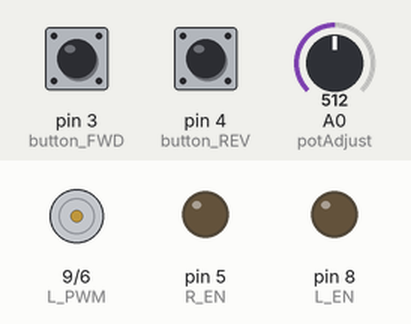
This program was run on a simulated Arduino Nano, built with avr-gcc and run on an emulated ATmega328P. Parts: motor-driver pin pairs drawn as motors (green arrow = first pin HIGH = forward, orange = second pin HIGH = backward, longer = more drive), output pins drawn as LEDs (lit = HIGH). The inputs (shaded band) are chosen by the test bench; at power-on: pin 3 (button_FWD) HIGH, pin 4 (button_REV) HIGH, A0 (potAdjust) = 512.

Above: at 1.2 s.
1.3 s: pin 3 (button_FWD) pulled LOW for 1 s
At 1.51 s:
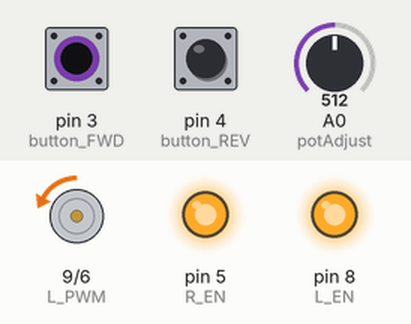
4.3 s: pin 4 (button_REV) pulled LOW for 1 s
At 6.1 s:
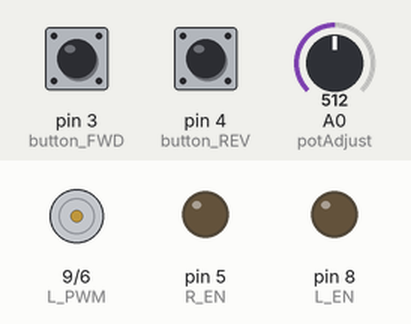
7.3 s: pin 3 (button_FWD) pulled LOW for 3.2 s
At 8.48 s:
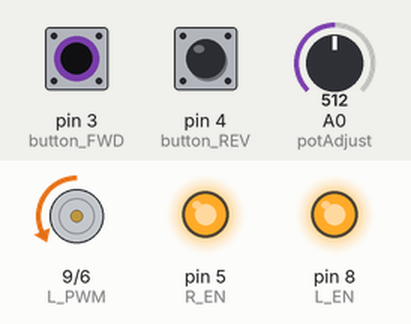
12.0 s: pin 4 (button_REV) pulled LOW for 3.2 s
At 16.5 s:
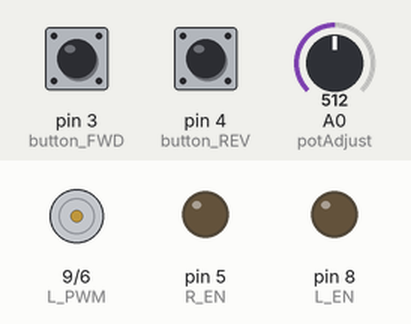
Timing chart, 0 to 17.7 s (numbered marks = the images above; inputs shaded):
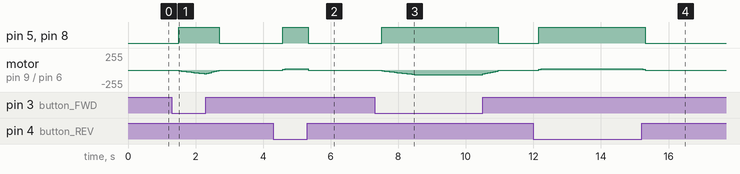

The program:

main.cpp
```cpp
#include <Arduino.h>

/*
2020.08.21
DesignCell

Completed:
Forward & Reverse
Hardcoded Ramp interval
No PID without feedback
Hardcoded reverse reduction factor
Adjustable speed setpoint
Hardcoded upper limit

Open:
Idle sleep to reduce power draw
Convert limits to RPM or FPS vs 0-254.

/**/

// BTS7960
uint8_t R_EN = 5;   // R_EN : OUTPUT, Forward Drive Enable, Active High, Low Disable
uint8_t R_PWM = 6;  // RPWM : OUTPUT, Forward PWM, Active High
uint8_t R_IS = 7;   // R_IS : INPUT, Forward Drive Side Current Alarm,

uint8_t L_EN = 8;   // L_EN : OUTPUT, Reverse Drive Enable, Active High, Low Disable
uint8_t L_PWM = 9;  // LPWM : OUTPUT, Reverse PWM, Active High
uint8_t L_IS = 10;  // L_IS : INPUT, Reverse Drive Side Current Alarm.

                    // Vcc  : INPUT, +5VDC Power Supply to Microcontroller
                    // Gnd  : INPUT, Gound Power Supply to Microcontroller

// Drive Direction
uint8_t button_FWD = 3; //Drive Forward button
uint8_t button_REV = 4; //Drive Reverse button
uint8_t Drive = 0;      // Set drive flag 0=Stopped, 1=FWD, 2=REV

// Speed Adjustment
uint8_t potAdjust = A0; //Poteniometer Speed Adjustment, Analong In
uint8_t Adj_Spd;       //Analog read to trapped scaled Speed
double rev_factor = 3.0; // Reverse Speed Reduction Factor
uint8_t Adj_Spd_limit = 152; //Upper scalling limit from ADC to Adj_Spd
uint8_t Adj_Spd_bottom = 10; // Lower drive floor limit
uint32_t previousMillis = 0; //Analog read timeer
const uint16_t interval = 75; //Analog read interval
double ramp = 8.5; //Ramp interval
double ramp_output = 0; // Output speed to PWMs

// Diagnostic Run Serial Print
// Note: Serial Print may affect loop time derived ramp.
const bool diag = false;

void setup() {

    pinMode(R_EN ,OUTPUT);  // R_EN : Forward Drive Enable, Active High, Low Disable
    pinMode(R_PWM,OUTPUT);  // RPWM : Forward PWM, Active High
    pinMode(R_IS ,INPUT);   // R_IS : Forward Drive Side Current Alarm

    pinMode(L_EN ,OUTPUT);  // L_EN : Reverse Drive Enable, Active High, Low Disable
    pinMode(L_PWM,OUTPUT);  // LPWM : Reverse PWM, Active High
    pinMode(L_IS ,INPUT);   // L_IS : Reverse Drive Side Current Alarm

    pinMode(button_FWD,INPUT_PULLUP);
    pinMode(button_REV,INPUT_PULLUP);

    //Disable Motors
    analogWrite(R_PWM,0);
    analogWrite(L_PWM,0);
    digitalWrite(R_EN,LOW);
    digitalWrite(L_EN,LOW);

    pinMode(potAdjust, INPUT);
    pinMode(A1,INPUT);

    if (diag == true) Serial.begin(250000);

}

void SerialPrint()
{
    Serial.print(Adj_Spd);
    Serial.print("\t");
    Serial.print(Drive);
    Serial.print("\t");
    Serial.print(ramp);
    Serial.print("\t");
    Serial.println(ramp_output);
}

void loop() {

    // Analog Read BWD Interval
    uint32_t currentMillis = millis();
    if (currentMillis - previousMillis >= interval) {
    previousMillis = currentMillis;
        Adj_Spd = map(analogRead(potAdjust), 0,1023,0,Adj_Spd_limit); //Speed 0-254 trapped by limit

    // Drive Buttons
    Drive = 0; //Set flag to stop
    if (digitalRead(button_REV) == LOW && digitalRead(button_FWD) == HIGH) {
        Drive = 2; // REV If only Rev is being pressed
        if (ramp_output > -Adj_Spd/rev_factor) ramp_output -= ramp / 2.0;
        if (ramp_output < -Adj_Spd/rev_factor) ramp_output += ramp;
    }
    else if (digitalRead(button_FWD) == LOW && digitalRead(button_REV) == HIGH) {
        Drive = 1; // FWD takes prioity while only FWD is being pressed
        if (ramp_output < Adj_Spd) ramp_output += ramp / 2.0;
        if (ramp_output > Adj_Spd) ramp_output -= ramp;

    }
    else {
        if (ramp_output > 0) ramp_output -= ramp;
        if (ramp_output < 0) ramp_output += ramp;
    }

    } // Ramp captured within interval to control duration

    // If output greater than bottom speed = Forward
    if (ramp_output > Adj_Spd_bottom ) {
        digitalWrite(R_EN,HIGH);
        analogWrite(R_PWM,ramp_output); //FWD PWM
        digitalWrite(L_EN,HIGH);
        analogWrite(L_PWM,0);   // Set Rev PWM to 0
    }
    // Not greater, but less than negative bottom speed = Reverse
    else if (ramp_output < -Adj_Spd_bottom) {
        digitalWrite(R_EN,HIGH);
        analogWrite(R_PWM,0);   //Set FWD PWM to 0
        digitalWrite(L_EN,HIGH);
        analogWrite(L_PWM,-ramp_output); //Reverse PMW (Note, output is negative but PWM signal absolut)
    }
    // Neither, in bottom +/- range = Stopped. Allows natural ramp down to stop then de-enable.
    else {
        digitalWrite(R_EN,LOW);
        analogWrite(R_PWM,0);
        digitalWrite(L_EN,LOW);
        analogWrite(L_PWM,0);
    }

    if (diag == true) SerialPrint();
}
```

Measured:
- after the input at 1.3 s, pin 5 (R_EN), pin 8 (L_EN): LOW → HIGH after 0.20 s, → LOW 1.2 s later
- after the input at 4.3 s, pin 5 (R_EN), pin 8 (L_EN): LOW → HIGH after 0.28 s, → LOW 0.75 s later; motor on pin 9 (L_PWM) / pin 6 (R_PWM): stopped → forward 12/255 after 0.28 s, then repeats every 0.15 s: forward 17/255 0.08 s, forward 21/255 0.07 s, until it stays stopped from 5.3 s
- after the input at 7.3 s, pin 5 (R_EN), pin 8 (L_EN): LOW → HIGH after 0.20 s, → LOW 3.5 s later
- after the input at 12.0 s, pin 5 (R_EN), pin 8 (L_EN): LOW → HIGH after 0.16 s, → LOW 3.2 s later
